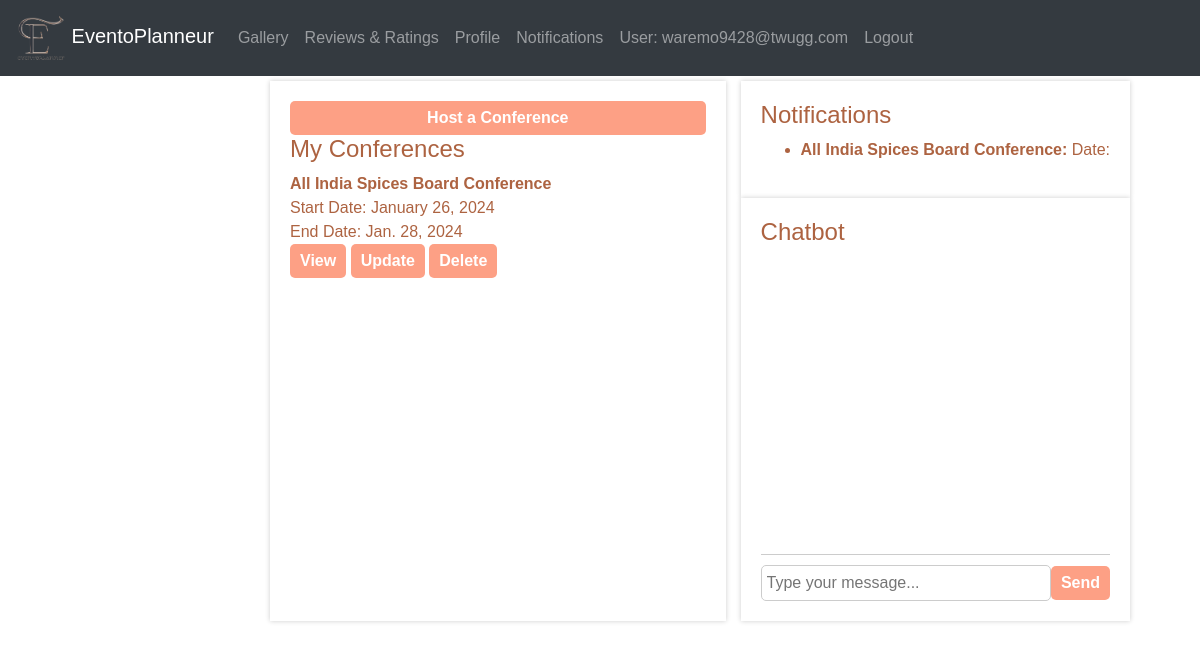
The page /conference/ (signed in) on the database its author committed.
### eventapp/models.py (models this page shows, shortened)
class CustomUser(AbstractUser):
    username = None
    USERNAME_FIELD  = 'email'
    email = models.EmailField(unique=True)
    password = models.CharField(max_length=128)
    is_organizer = models.BooleanField(default=False)
    is_provider = models.BooleanField(default=False)
    is_attendee = models.BooleanField(default=False)
    is_verified = models.BooleanField(default=False)
    verification_token = models.CharField(max_length=100, blank=True, null=True)
    REQUIRED_FIELDS = []
    objects = CustomUserManager()

class Conference(models.Model):
    title = models.CharField(max_length=200)
    start_date = models.DateField()
    start_time = models.TimeField()
    end_date = models.DateField()
    end_time = models.TimeField()
    location = models.CharField(max_length=100,blank=True, null=True)
    description = models.TextField()
    organizer_name = models.CharField(max_length=100)
    phone_number = models.CharField(max_length=20)
    fee = models.DecimalField(max_digits=10, decimal_places=2)
    poster = models.URLField()
    livestream = models.CharField(max_length=100,blank=True, null=True)
    org_user=models.ForeignKey(CustomUser, on_delete=models.CASCADE,null=True,blank=True)
    event_type = models.CharField(
        max_length=20, choices=[('Offline', 'Offline'), ('Online', 'Online')]
    )
    speakers = models.ManyToManyField(Speaker, blank=True)
    deadline = models.DateField(default=None, blank=True, null=True)

### eventapp/views.py (the view)
# urls.py: path('conference/',views.conference,name='conference'),
@login_required
def conference(request):
    orgs=request.user
    con=Conference.objects.filter(org_user=orgs)
    context = {'con': con}
    return render(request, 'conference.html', context)

### templates/conference.html (shortened to what this page needs)
{% load static %}
<!DOCTYPE html>
<html lang="en">
<head>
  <link rel="stylesheet" href="https://maxcdn.bootstrapcdn.com/bootstrap/4.5.2/css/bootstrap.min.css">
  <link rel="stylesheet" type="text/css" href="{% static 'css/webinar.css' %}">
</head>
<body>
  <nav class="navbar navbar-expand-md bg-dark navbar-dark">
    <div class="containers">
      <a class="navbar-brand" href="{% url 'eventapp:orghome' %}">
        <img src="{% static 'images/Eventoplanneur.png' %}" alt="Logo" width="50"> EventoPlanneur
      </a>
      <div class="collapse navbar-collapse" id="navbarCollapse">
        <ul class="navbar-nav ml-auto">
          <li class="nav-item"><a class="nav-link" href="#gallery">Gallery</a></li>
          <li class="nav-item"><a class="nav-link" href="#reviews">Reviews & Ratings</a></li>
          <li class="nav-item"><a class="nav-link" href="{% url 'eventapp:org_profile' %}">Profile</a></li>
          <li class="nav-item"><a class="nav-link" href="#notifications">Notifications</a></li>
          <li class="nav-item">
            {% if user.is_authenticated %}
              <a class="nav-link">User: {{ user.email }}</a>
              <li class="nav-item"><a href="{% url 'eventapp:logout' %}" class="nav-link">Logout</a></li>
            {% endif %}
          </li>
        </ul>
      </div>
    </div>
  </nav>
  <div class="container">
    <div class="events">
      <a href="{% url 'eventapp:register_conference' %}"><button id="sendButton" style="width:100%;">Host a Conference</button></a><br>
      {% block content %}
      <h4>My Conferences</h4>
      {% for i in con %}
        <strong>{{ i.title }}</strong><br>
        Start Date: {{ i.start_date|date:"F j, Y" }}<br>
        End Date: {{ i.end_date }}<br>
        <button id="sendButton"><a style="text-decoration:none;color:white;" href="{% url 'view_conference' i.id %}">View</a></button>
        <button id="sendButton"><a style="text-decoration:none;color:white;" href="{% url 'update_conference' i.id %}">Update</a></button>
        <button id="sendButton"><a style="text-decoration:none;color:white;" href="{% url 'delete_conference' i.id %}">Delete</a></button><br>
      {% endfor %}
      {% endblock %}
    </div>
    <div class="sidebar">
      <div class="notifications">
        <h4>Notifications</h4>
        <ul>
        {% for i in con %}
        <li><strong>{{ i.title }}:</strong> Date: {{ i.date|date:"F j, Y" }}<br></li>
        {% endfor %}
        </ul>
                </div>
      <div class="chatbot">
        <h4>Chatbot</h4>
        <div class="chat-messages" id="chatMessages">
        </div>
        <div class="chat-input">
          <input type="text" id="chatInput" placeholder="Type your message...">
          <button id="sendButton">Send</button>
        </div>
      </div>
    </div>
  </div>
</body>
</html>

### static/css/webinar.css (style rules this page uses)
body { font-family: Arial, sans-serif; margin: 0; padding: 0; background-position: center; color: #ad6341; background-image: url("/static/images/bg.gif"); background-size: cover; }
.containers { display: flex; justify-content: space-between; text-align: right; }
.container { display: flex; justify-content: space-between; margin: 5px; }
.events, .notifications, .chatbot { padding: 20px; background-color: #fff; box-shadow: 0px 0px 5px rgba(0, 0, 0, 0.2); flex: 1; margin-left: 15px; }
.events { margin-left: 250px; }
.events h4, .notifications h4, .chatbot h4 { margin-top: 0; }
.chat-messages { height: 300px; overflow-y: auto; border-bottom: 1px solid #ccc; padding-bottom: 10px; }
.chat-input { display: flex; align-items: center; padding-top: 10px; }
#chatInput { flex: 1; padding: 5px; border: 1px solid #ccc; border-radius: 5px; }
#sendButton { background-color: #fda085; color: #fff; border: none; border-radius: 5px; padding: 5px 10px; cursor: pointer; }
button { font-family: Arial, Helvetica, sans-serif; font-weight: bold; color: white; background-color: #171717; padding: 1em 2em; border: none; border-radius: .6rem; position: relative; cursor: pointer; overflow: hidden; }

### rows shown on the page
CustomUser: email "waremo9428@twugg.com"
Conference: title "All India Spices Board Conference", start_date "January 26, 2024", end_date "Jan. 28, 2024"
